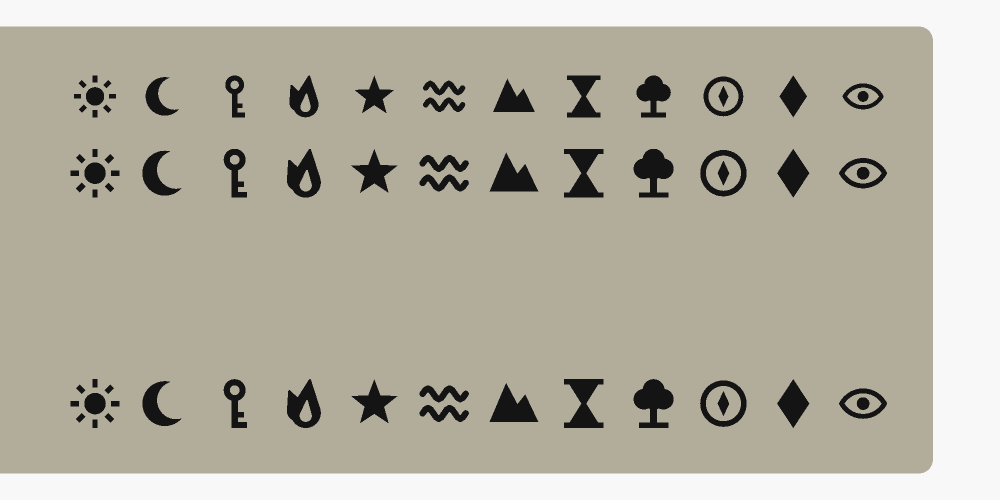
#> input picture images/symbol_test.png, 2000 x 1000 px (shown at 1/2 size)
$ python make_symbol_handoff.py
#> lines starting #> are read from the running program, lines starting #| are printed output that depends on the picture
#!/usr/bin/env python3
"""Builds docs/Chronometer_symbol_test_handoff.pdf - the printed dial-symbol experiment, for an outside reviewer."""
import os
from PIL import Image as PILImage, ImageDraw, ImageFont
from reportlab.lib import colors
from reportlab.lib.pagesizes import letter
from reportlab.lib.styles import ParagraphStyle, getSampleStyleSheet
from reportlab.lib.units import mm
from reportlab.platypus import Image, Paragraph, SimpleDocTemplate, Spacer, Table, TableStyle

ROOT = os.path.dirname(os.path.dirname(os.path.abspath(__file__)))
OUT = os.path.join(ROOT, "docs", "Chronometer_symbol_test_handoff.pdf")
SRC = os.path.join(ROOT, "images", "symbol_test.png")
ANN = os.path.join(ROOT, "images", "symbol_test_labelled.png")
NAMES = "SUN MOON KEY FLAME STAR WAVE MOUNTAIN HOURGLASS TREE COMPASS DIAMOND EYE".split()

# labelled close-up of the two flush rows (render scale: 12.5 px per mm, first symbol at x=271, pitch 125.6)
im = PILImage.open(SRC).convert("RGB").crop((180, 110, 1760, 400))
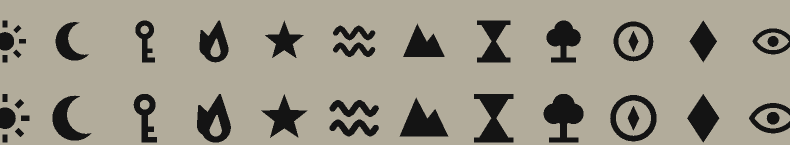
#> im: PIL image 1580x290 RGB (shown at 1/2 size); mean R, G, B 154.7, 149.6, 135.1
im = im.resize((im.width * 1, im.height * 1))
canvas_im = PILImage.new("RGB", (im.width, im.height + 60), "white")
#> canvas_im: PIL image 1580x350 RGB; every value is 255
canvas_im.paste(im, (0, 60))
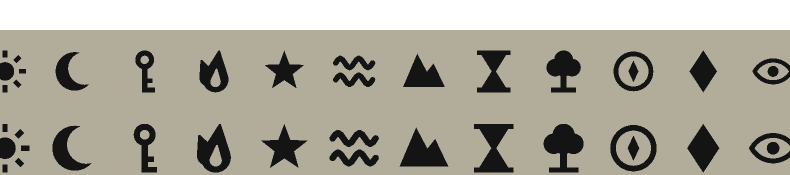
#> canvas_im: PIL image 1580x350 RGB (shown at 1/2 size); mean R, G, B 171.9, 167.7, 155.6
d = ImageDraw.Draw(canvas_im)
fp = "/usr/share/fonts/truetype/liberation/LiberationSans-Bold.ttf"
f = ImageFont.truetype(fp, 20) if os.path.exists(fp) else ImageFont.load_default()
for i, n in enumerate(NAMES):
    d.text((271 - 180 + i * 125.6, 30), n, fill="black", font=f, anchor="mm")
canvas_im.save(ANN)
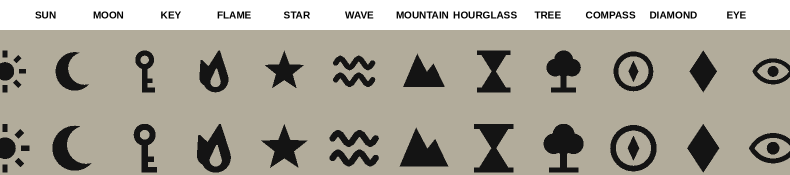
#> saved as symbol_test_labelled.png: PIL image 1580x350 RGB (shown at 1/2 size); mean R, G, B 169.4, 165.1, 153.1

#> (the run stopped early here; a loop or call above may not have finished)
